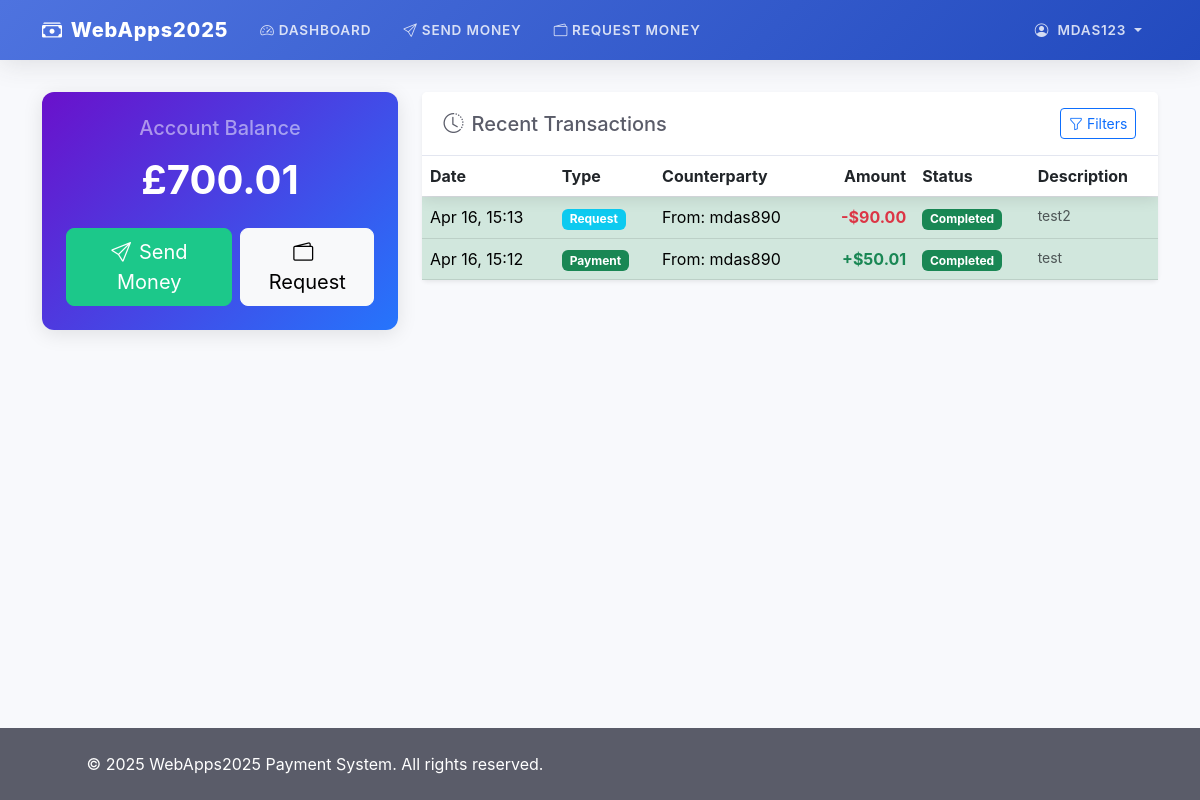
Screenshot of / (signed in) with the database file from the repository.
### payapp/models.py (models this page shows, shortened)
class UserProfile(models.Model):
    user = models.OneToOneField(User, on_delete=models.CASCADE)
    currency = models.CharField(
        max_length=3,
        choices=CURRENCY_CHOICES,
        default='GBP'
    )
    balance = models.DecimalField(
        max_digits=10,
        decimal_places=2,
        default=Decimal('0.00'),
        validators=[MinValueValidator(Decimal('0.00'))]
    )
    @property
    def formatted_balance(self):
        from payapp.constants import CURRENCY_SYMBOLS
        symbol = CURRENCY_SYMBOLS.get(self.currency, '')
        return f"{symbol}{self.balance:.2f}"

class Transaction(models.Model):
    TRANSACTION_TYPES = [
        ('PAYMENT', 'Payment'),
        ('REQUEST', 'Request'),
    ]
    STATUS_CHOICES = [
        ('PENDING', 'Pending'),
        ('COMPLETED', 'Completed'),
        ('DECLINED', 'Declined'),
    ]
    sender = models.ForeignKey(
        User,
        related_name='sent_transactions',
        on_delete=models.PROTECT
    )
    recipient = models.ForeignKey(
        User,
        related_name='received_transactions',
        on_delete=models.PROTECT
    )
    amount = models.DecimalField(
        max_digits=10,
        decimal_places=2,
        validators=[MinValueValidator(Decimal('0.01'))]
    )
    currency = models.CharField(max_length=3, choices=CURRENCY_CHOICES)
    transaction_type = models.CharField(max_length=7, choices=TRANSACTION_TYPES)
    status = models.CharField(max_length=9, choices=STATUS_CHOICES, default='PENDING')
    created_at = models.DateTimeField(auto_now_add=True)
    updated_at = models.DateTimeField(auto_now=True)
    description = models.TextField(blank=True, null=True)
    class Meta:
        ordering = ['-created_at']
    @property
    def formatted_amount(self):
        from payapp.constants import CURRENCY_SYMBOLS
        symbol = CURRENCY_SYMBOLS.get(self.currency, '')
        return f"{symbol}{self.amount:.2f}"

### payapp/views.py (the view)
# urls.py: path('', views.dashboard, name='dashboard'),
@login_required
def dashboard(request):
    if request.user.is_superuser:
        return redirect('/admin/')
    try:
        user_profile = UserProfile.objects.get(user=request.user)
        transactions = Transaction.objects.filter(
            Q(sender=request.user) | Q(recipient=request.user)
        ).select_related('sender', 'recipient').order_by('-created_at')[:20]
        pending_requests = Transaction.objects.filter(
            recipient=request.user,
            transaction_type='REQUEST',
            status='PENDING'
        ).select_related('sender')
        context = {
            'profile': user_profile,
            'transactions': transactions,
            'pending_requests': pending_requests,
        }
        return render(request, 'payapp/dashboard.html', context)
    except UserProfile.DoesNotExist:
        messages.error(request, "User profile not found. Please contact admin.")
        return redirect('logout')

### templates/payapp/dashboard.html (shortened to what this page needs)
{% extends 'base.html' %}
{% load crispy_forms_tags %}
{% block content %}
<div class="row">
    <div class="col-lg-4 mb-4">
        <div class="card balance-card">
            <div class="card-body text-center py-4">
                <h5 class="card-title text-white-50 mb-3">Account Balance</h5>
                <h2 class="balance-amount mb-4">{{ profile.formatted_balance }}</h2>
                <div class="d-grid gap-2 d-sm-flex justify-content-sm-center">
                    <a href="{% url 'make_payment' %}" class="btn btn-success btn-lg px-4 gap-3">
                        <i class="bi bi-send me-2"></i>Send Money
                    </a>
                    <a href="{% url 'request_payment' %}" class="btn btn-light btn-lg px-4">
                        <i class="bi bi-wallet2 me-2"></i>Request
                    </a>
                </div>
            </div>
        </div>
    </div>
    <div class="col-lg-8">
        <div class="card shadow-sm">
            <div class="card-header d-flex justify-content-between align-items-center">
                <h5 class="mb-0">
                    <i class="bi bi-clock-history me-2"></i>Recent Transactions
                </h5>
                <button class="btn btn-sm btn-outline-primary" type="button" data-bs-toggle="collapse" data-bs-target="#filterCollapse">
                    <i class="bi bi-funnel me-1"></i>Filters
                </button>
            </div>
            <div class="card-body p-0">
                <div class="table-responsive" style="max-height: 500px; overflow-y: auto;">
                    <table class="table table-hover mb-0" id="transactionsTable">
                        <thead class="sticky-top bg-white" style="box-shadow: 0 2px 15px 0 rgba(0,0,0,0.1);">
                            <tr>
                                <th>Date</th>
                                <th>Type</th>
                                <th>Counterparty</th>
                                <th class="text-end">Amount</th>
                                <th>Status</th>
                                <th>Description</th>
                            </tr>
                        </thead>
                        <tbody>
                            {% for trans in transactions %}
                            <tr class="{% if trans.status == 'COMPLETED' %}table-success{% elif trans.status == 'DECLINED' %}table-danger{% else %}table-warning{% endif %}">
                                <td>{{ trans.created_at|date:"M d, H:i" }}</td>
                                <td>
                                    {% if trans.transaction_type == 'PAYMENT' %}
                                        <span class="badge bg-success">Payment</span>
                                    {% else %}
                                        <span class="badge bg-info">Request</span>
                                    {% endif %}
                                </td>
                                <td>
                                    {% if trans.sender == request.user %}
                                        To: {{ trans.recipient.username }}
                                    {% else %}
                                        From: {{ trans.sender.username }}
                                    {% endif %}
                                </td>
                                <td class="text-end fw-bold">
    {% if trans.transaction_type == 'PAYMENT' %}
        {% if trans.sender == request.user %}
            <span class="text-danger">-{{ trans.formatted_amount }}</span>
        {% else %}
            <span class="text-success">+{{ trans.formatted_amount }}</span>
        {% endif %}
    {% else %}
        {% if trans.status == 'COMPLETED' %}
            {% if trans.sender == request.user %}
                <span class="text-success">+{{ trans.formatted_amount }}</span>
            {% else %}
                <span class="text-danger">-{{ trans.formatted_amount }}</span>
            {% endif %}
        {% else %}
            <span>{{ trans.formatted_amount }}</span>
        {% endif %}
    {% endif %}
</td>
                                <td>
                                    <span class="badge
                                        {% if trans.status == 'COMPLETED' %}bg-success
                                        {% elif trans.status == 'DECLINED' %}bg-danger
                                        {% else %}bg-warning text-dark{% endif %}">
                                        {{ trans.get_status_display }}
                                    </span>
                                </td>
                                <td class="small text-muted">
                                    {{ trans.description|default:""|truncatechars:20 }}
                                </td>
                            </tr>
                            {% empty %}
                            <tr>
                                <td colspan="6" class="text-center py-4 text-muted">
                                    No transactions found
                                </td>
                            </tr>
                            {% endfor %}
                        </tbody>
                    </table>
                </div>
            </div>
        </div>
    </div>
</div>
{% endblock %}

### templates/base.html (shortened to what this page needs)
<!DOCTYPE html>
<html lang="en">
<head>
    <link href="https://cdn.jsdelivr.net/npm/bootstrap@5.3.0/dist/css/bootstrap.min.css" rel="stylesheet">
    <link rel="stylesheet" href="https://cdn.jsdelivr.net/npm/bootstrap-icons@1.10.0/font/bootstrap-icons.css">
</head>
<body>
    <nav class="navbar navbar-expand-lg navbar-dark">
        <div class="container">
            <a class="navbar-brand" href="{% url 'dashboard' %}">
                <i class="bi bi-cash-stack me-2"></i>WebApps2025
            </a>
            <div class="collapse navbar-collapse" id="navbarNav">
                <ul class="navbar-nav me-auto">
                    {% if user.is_authenticated %}
                    <li class="nav-item">
                        <a class="nav-link {% if request.resolver_match.url_name == 'dashboard' %}active{% endif %}"
                           href="{% url 'dashboard' %}">
                            <i class="bi bi-speedometer2 me-1"></i>Dashboard
                        </a>
                    </li>
                    <li class="nav-item">
                        <a class="nav-link {% if request.resolver_match.url_name == 'make_payment' %}active{% endif %}"
                           href="{% url 'make_payment' %}">
                            <i class="bi bi-send me-1"></i>Send Money
                        </a>
                    </li>
                    <li class="nav-item">
                        <a class="nav-link {% if request.resolver_match.url_name == 'request_payment' %}active{% endif %}"
                           href="{% url 'request_payment' %}">
                            <i class="bi bi-wallet2 me-1"></i>Request Money
                        </a>
                    </li>
                    {% endif %}
                </ul>
                <ul class="navbar-nav">
                    {% if user.is_authenticated %}
                    <li class="nav-item dropdown">
                        <a class="nav-link dropdown-toggle" href="#" id="userDropdown" role="button"
                           data-bs-toggle="dropdown" aria-expanded="false">
                            <i class="bi bi-person-circle me-1"></i>
                            <span class="d-none d-lg-inline">{{ user.username }}</span>
                        </a>
                    </li>
                    {% endif %}
                </ul>
            </div>
        </div>
    </nav>
    <main class="main-content">
        <div class="container">
            {% block content %}{% endblock %}
        </div>
    </main>
    <footer>
        <div class="container">
            <div class="row align-items-center">
                <div class="col-md-6 text-center">
                    <p class="mb-0">&copy; {% now "Y" %} WebApps2025 Payment System. All rights reserved.</p>
                </div>
            </div>
        </div>
    </footer>
</body>
</html>

### templates/base.html (style rules this page uses)
:root { --primary-color: #4e73df; --secondary-color: #858796; --success-color: #1cc88a; --info-color: #36b9cc; --warning-color: #f6c23e; --danger-color: #e74a3b; --light-color: #f8f9fc; --dark-color: #5a5c69; }
body { display: flex; flex-direction: column; min-height: 100vh; background-color: #f8f9fc; font-family: 'Nunito', -apple-system, BlinkMacSystemFont, 'Segoe UI', Roboto, 'Helvetica Neue', Arial, sans-serif; }
.navbar { padding: 0.5rem 1rem; box-shadow: 0 0.15rem 1.75rem 0 rgba(58, 59, 69, 0.15); background: linear-gradient(135deg, var(--primary-color) 0%, #224abe 100%); }
.navbar-brand { font-weight: 800; font-size: 1.25rem; letter-spacing: 0.05rem; }
.navbar-dark .navbar-nav .nav-link { color: rgba(255, 255, 255, 0.8); padding: 0.75rem 1rem; font-size: 0.85rem; font-weight: 600; text-transform: uppercase; letter-spacing: 0.05rem; }
.main-content { flex: 1; padding: 2rem 0; }
.card { border: none; border-radius: 0.35rem; box-shadow: 0 0.15rem 1.75rem 0 rgba(58, 59, 69, 0.1); margin-bottom: 1.5rem; }
.card-header { background-color: white; border-bottom: 1px solid #e3e6f0; padding: 1rem 1.35rem; font-weight: 600; color: var(--dark-color); }
.card-body { padding: 1.5rem; }
footer { background-color: var(--dark-color); color: white; padding: 1.5rem 0; margin-top: auto; }
.balance-card { background: linear-gradient(135deg, var(--primary-color) 0%, #224abe 100%); color: white; border-radius: 0.35rem; }
.balance-amount { font-size: 2rem; font-weight: 700; }
.btn-success { background-color: var(--success-color); border-color: var(--success-color); }

### templates/payapp/dashboard.html (style rules this page uses)
.balance-card { background: linear-gradient(135deg, #6a11cb 0%, #2575fc 100%); border: none; border-radius: 12px; box-shadow: 0 4px 20px rgba(0,0,0,0.1); }
.balance-amount { font-size: 2.5rem; font-weight: 700; color: white; }

### rows the page displays
UserProfile: formatted_balance "£700.01"
Transaction: transaction_type "Request"
Transaction: transaction_type "Payment"

### other values shown
{{ user.username }} "MDAS123"
